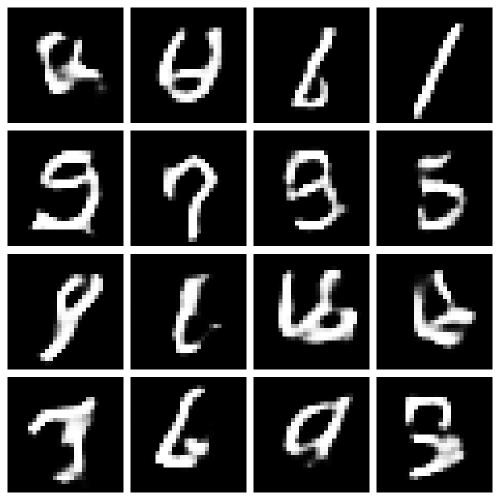
#> input picture test/mnist_1000.png, 1000 x 1000 px, given as the content of the folder /Users/calin/Desktop/AutoComics/data, which was not available (shown at 1/2 size)
$ python smoothing_image.py
#> lines starting #> are read from the running program, lines starting #| are printed output that depends on the picture
import cv2, os
import numpy as np
from matplotlib import pyplot as plt
from matplotlib import image
from PIL import Image

def smooth_img(img, filter_pix=5, verbose=0, save=0, save_path=None):
#> called with filter_pix = 5, verbose = 0, save = 1
    img = image.imread(img)
#> img is the input picture: shape (1000, 1000, 4) float32; mean R, G, B, A 0.247, 0.247, 0.247, 1
    n = filter_pix

    kernel = np.ones((n,n), np.float32) / (n**2)
    dst = cv2.filter2D(img, -1, kernel)
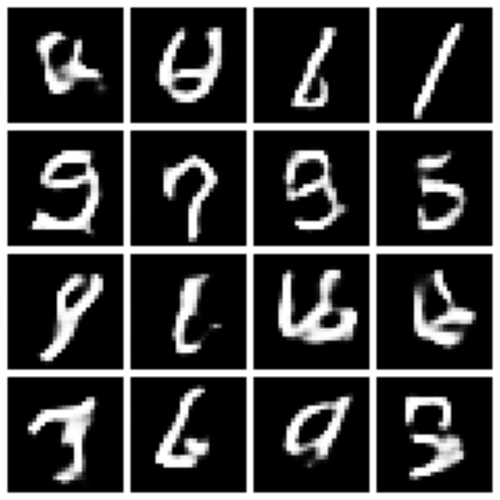
#> dst: shape (1000, 1000, 4) float32 (shown at 1/2 size); mean R, G, B, A 0.247, 0.247, 0.247, 1

    # print comparison images
    if verbose:
        plt.subplot(121),plt.imshow(img),plt.title('Original')
        plt.xticks([]), plt.yticks([])
        plt.subplot(122),plt.imshow(dst),plt.title('Averaging')
        plt.xticks([]), plt.yticks([])
        plt.show()

    # save smoothed images
    if save:
        save_img(dst, save_path)

def save_img(img, path):
    if os.path.isfile(path):
        print('file already exists')
    else:
        Image.fromarray(img).save(path)

def smooth_directory(in_dir, out_dir, filter_pix=5):
    for f in os.listdir(in_dir):
        smooth_img(
            '%s/%s' % (in_dir, f),
            filter_pix = filter_pix,
            save=1,
            save_path='%s/%s' % (out_dir, f)
        )

# example of parameters
in_dir = '\\Users\calin\Desktop\AutoComics\data'
out_dir = '\\Users\calin\Desktop\AutoComics\\test' # utf-8 uses \\U, \\t
smooth_directory(in_dir, out_dir, filter_pix=5)

$ run again, on test/mnist_2500.png
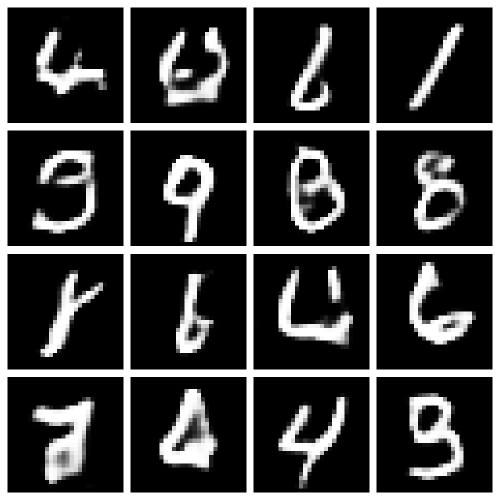
#> input picture test/mnist_2500.png, 1000 x 1000 px, given as the content of the folder /Users/calin/Desktop/AutoComics/data, which was not available (shown at 1/2 size)
#> in smooth_img, img is the input picture: shape (1000, 1000, 4) float32; mean R, G, B, A 0.256, 0.256, 0.256, 1
#> in smooth_img, `dst = cv2.filter2D(img, -1, kernel)`:
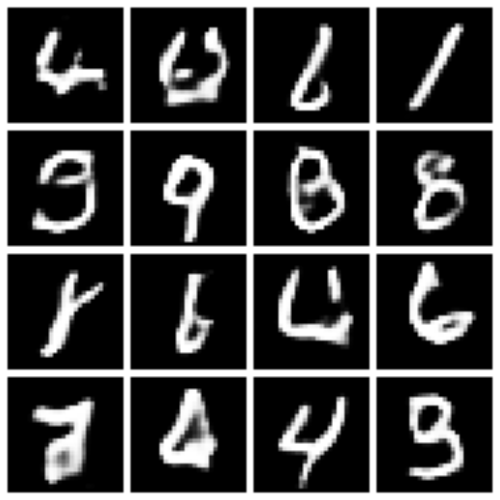
#> dst: shape (1000, 1000, 4) float32 (shown at 1/2 size); mean R, G, B, A 0.256, 0.256, 0.256, 1
